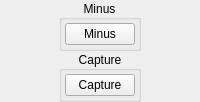
              <widget class="QWidget" name="buttonMiscButtonsMinusScreenshot" native="true">
               <layout class="QVBoxLayout" name="buttonMiscButtonsMinusScreenshotVerticalLayout">
                <property name="spacing">
                 <number>0</number>
                </property>
                <property name="leftMargin">
                 <number>0</number>
                </property>
                <property name="topMargin">
                 <number>0</number>
                </property>
                <property name="rightMargin">
                 <number>0</number>
                </property>
                <property name="bottomMargin">
                 <number>0</number>
                </property>
                <item alignment="Qt::AlignHCenter">
                 <widget class="QGroupBox" name="buttonMiscButtonsMinusGroup">
                  <property name="title">
                   <string>Minus</string>
                  </property>
                  <property name="alignment">
                   <set>Qt::AlignCenter</set>
                  </property>
                  <layout class="QVBoxLayout" name="buttonMiscMinusVerticalLayout">
                   <property name="spacing">
                    <number>3</number>
                   </property>
                   <property name="leftMargin">
                    <number>3</number>
                   </property>
                   <property name="topMargin">
                    <number>3</number>
                   </property>
                   <property name="rightMargin">
                    <number>3</number>
                   </property>
                   <property name="bottomMargin">
                    <number>3</number>
                   </property>
                   <item>
                    <widget class="QPushButton" name="buttonMinus">
                     <property name="minimumSize">
                      <size>
                       <width>68</width>
                       <height>0</height>
                      </size>
                     </property>
                     <property name="maximumSize">
                      <size>
                       <width>68</width>
                       <height>16777215</height>
                      </size>
                     </property>
                     <property name="styleSheet">
                      <string notr="true">min-width: 68px;</string>
                     </property>
                     <property name="text">
                      <string>Minus</string>
                     </property>
                    </widget>
                   </item>
                  </layout>
                 </widget>
                </item>
                <item alignment="Qt::AlignHCenter">
                 <widget class="QGroupBox" name="buttonMiscButtonsScreenshotGroup">
                  <property name="title">
                   <string>Capture</string>
                  </property>
                  <property name="alignment">
                   <set>Qt::AlignCenter</set>
                  </property>
                  <layout class="QVBoxLayout" name="buttonMiscScrCapVerticalLayout">
                   <property name="spacing">
                    <number>3</number>
                   </property>
                   <property name="leftMargin">
                    <number>3</number>
                   </property>
                   <property name="topMargin">
                    <number>3</number>
                   </property>
                   <property name="rightMargin">
                    <number>3</number>
                   </property>
                   <property name="bottomMargin">
                    <number>3</number>
                   </property>
                   <item>
                    <widget class="QPushButton" name="buttonScreenshot">
                     <property name="minimumSize">
                      <size>
                       <width>68</width>
                       <height>0</height>
                      </size>
                     </property>
                     <property name="maximumSize">
                      <size>
                       <width>68</width>
                       <height>16777215</height>
                      </size>
                     </property>
                     <property name="styleSheet">
                      <string notr="true">min-width: 68px;</string>
                     </property>
                     <property name="text">
                      <string>Capture</string>
                     </property>
                    </widget>
                   </item>
                  </layout>
                 </widget>
                </item>
               </layout>
              </widget>
